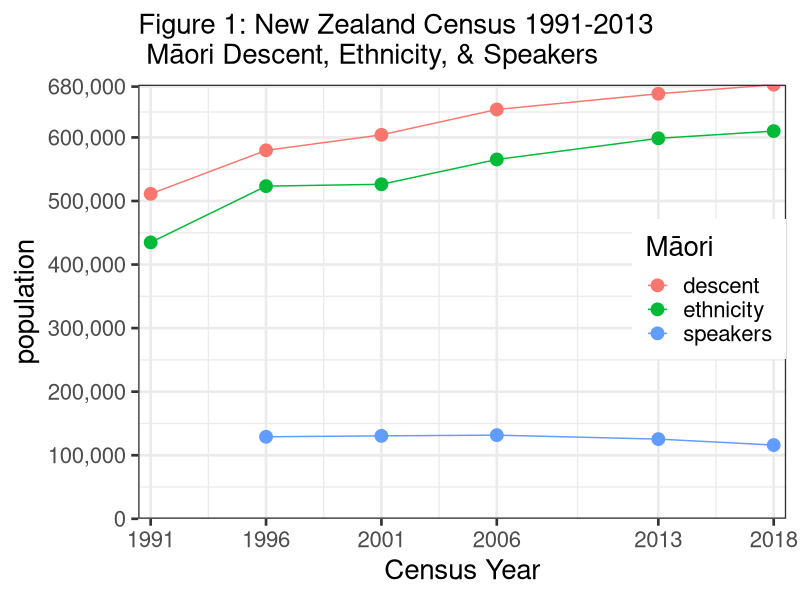
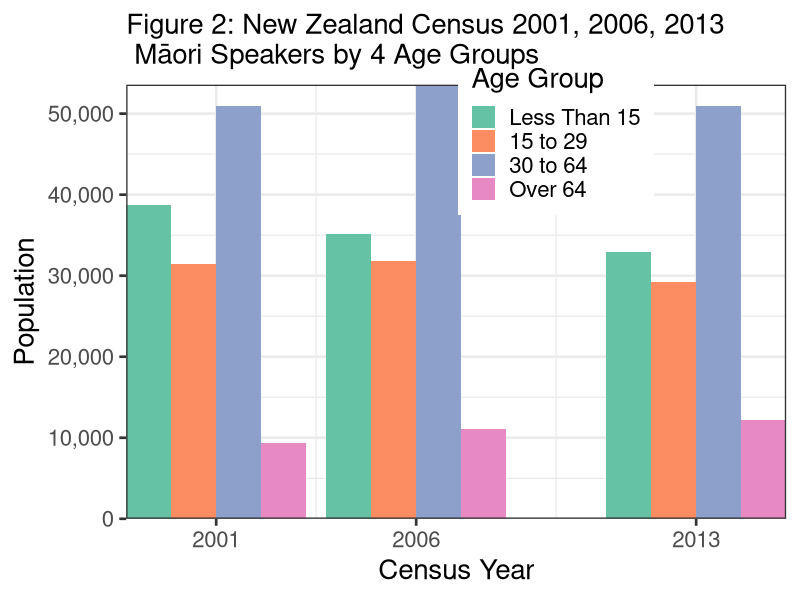
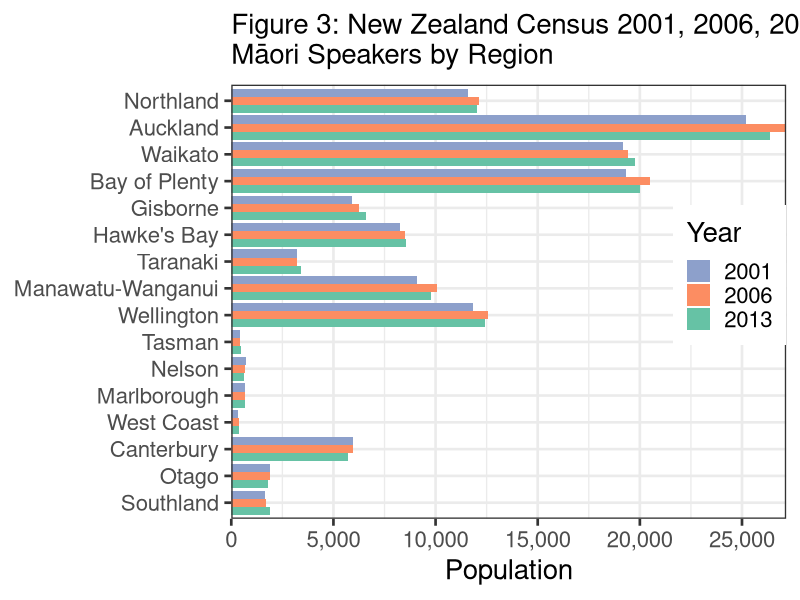
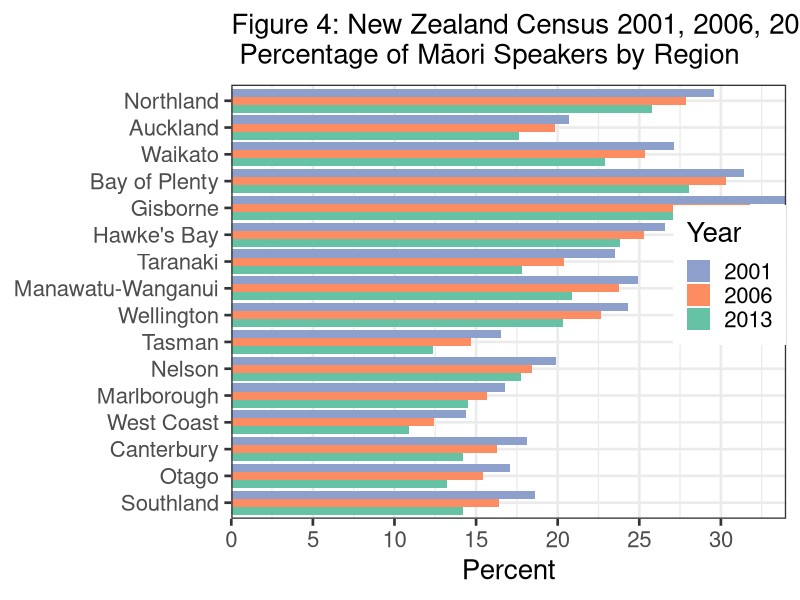
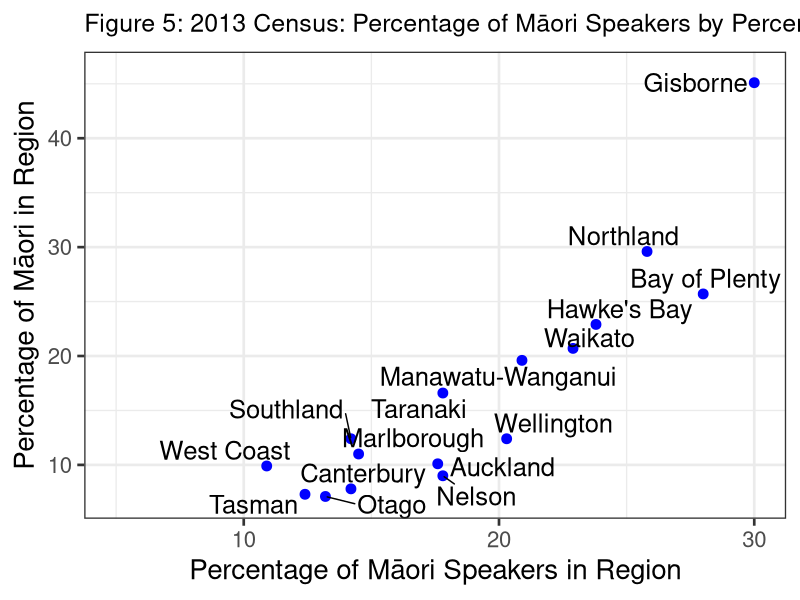
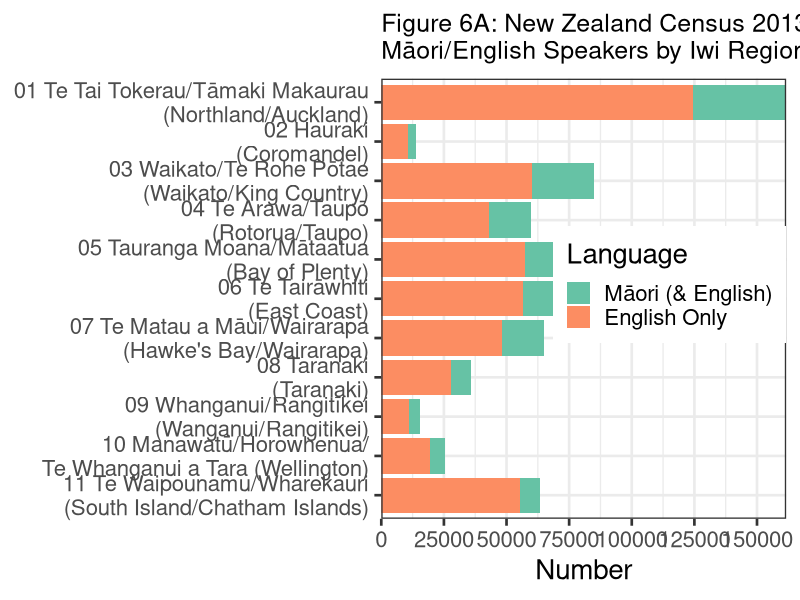
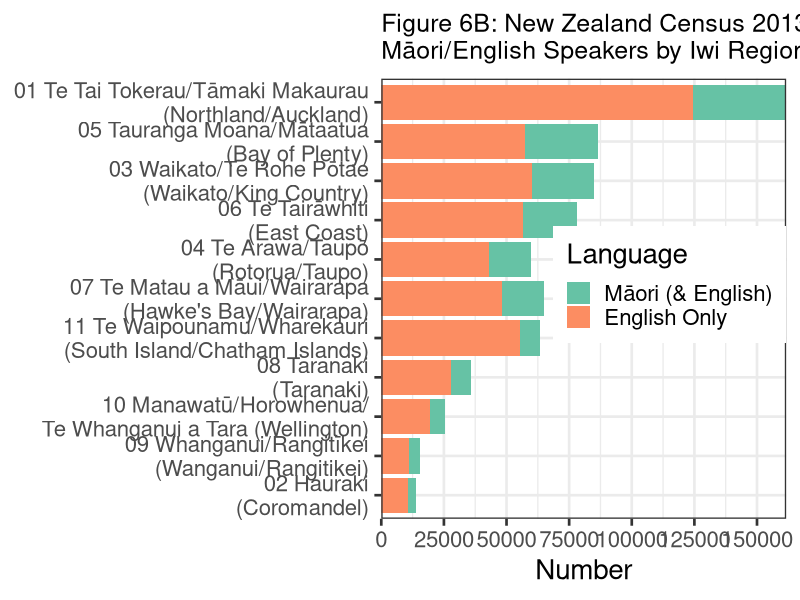
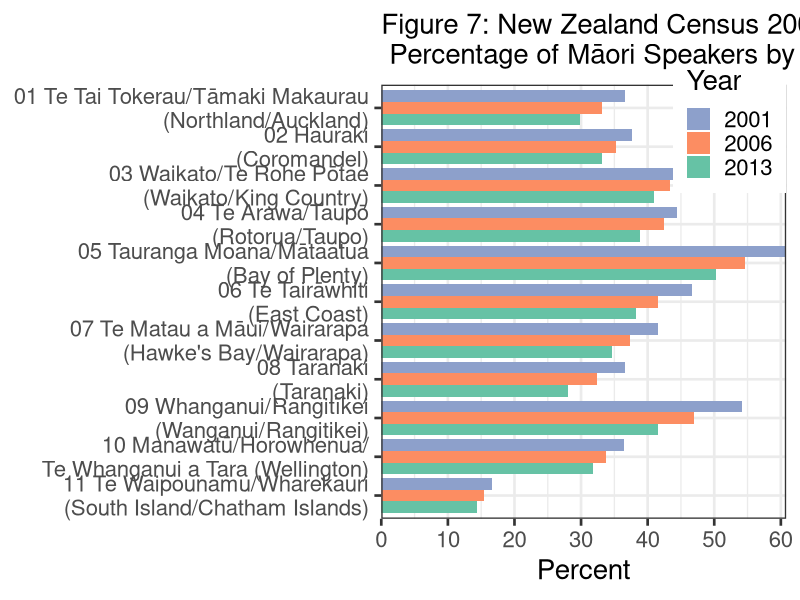

Write the R code that produced these figures, in order.
# start R script
# Maori Language stats from NZ Censuses, Peter J Keegan last updated 23 Jan 2016
# all data created in the script, self contained but not best way to do things.
# Done using R via RStudio in OSX, if using Windows etc. check Unicode OK.
# object names mostly lower case, or sometimes lowerCamelCase
# d.. usually indicates dataframe, plot.. indicates plot object
#
# March 2022 check ggplot2 code, using depre features !
#
library(ggplot2);library(ggrepel)
library(reshape2)
library(scales)
library(readxl)
#
# Section 1 Overview
# Create vectors of NZ Census (Maori) Data, with addition of my 2018 guestimates
#
year <- c(1991, 1996, 2001, 2006, 2013, 2018)
ethnicity <- c(434847, 523371, 526281, 565329, 598605, 610000)
descent <- c(511278, 579714, 604110, 643977, 668724, 683000)
speakers <- c(NA, 129048, 130482, 131613, 125352, 116000) # no lang. qu pre 1996
#
# Combine to R dataframe
#
d001 <- data.frame(year, descent, ethnicity, speakers)
#
rm(descent, ethnicity, speakers, year) # Get rid of redundant vectors
#
# Convert data from wide to long format and stack
#
d001a <- melt(d001, id.vars = "year",
               measure.vars = c("descent", "ethnicity", "speakers"),
              variable.name = "maori",
                 value.name = "population")
#
# plot 1 1st attempt
#
# ggplot(d001a, aes(x = year, y = population, colour = maori, group = maori)) +
# geom_line() + geom_point(size = 4)
#
# plot 1 Final
#
plot01a <- ggplot(d001a, aes(x = year, y = population, colour = maori,
  group = maori)) + labs(colour = "M\u0101ori")
plot01b <- plot01a + ggtitle(paste0("Figure 1: New Zealand Census 1991-2013",
"\n M\u0101ori Descent, Ethnicity, & Speakers"))
plot01c <- plot01b + geom_line() + geom_point(size = 4)
plot01d <- plot01c + scale_y_continuous(labels = comma,
  breaks = c(0, 100000, 200000, 300000, 400000, 500000, 600000, 680000),
  expand = c(0, 0))
plot01e <- plot01d + expand_limits(y = 0, x = 2018) + theme_bw(base_size = 20)
plot01f <- plot01e + scale_x_continuous(name = "Census Year",
  breaks = c(1991, 1996, 2001, 2006, 2013, 2018), expand = c(.02, 0))
plot01g <- plot01f + theme (plot.title = element_text(size = 20))
plot01g + theme(legend.justification=c(1,.1), legend.position=c(1,.4))
#
#
rm(plot01a, plot01b, plot01c, plot01d, plot01e, plot01f)
#
#
# Section 2 Maori Speakers by 4 age groups
#
# Create vectors of NZ Census Data, Maori speakers by age group by year
# (2001, 2006, 2013)
#
year <- c(2001, 2006, 2013)
agelessthan15 <- c(38673, 35151, 32961)
age15to29 <- c(31479, 31860, 29232)
age30to64 <- c(50967, 53574, 50910)
ageover64 <- c(9363, 11031, 12249)
#
# Combine to dataframe
#
d002 <- data.frame(year, agelessthan15, age15to29, age30to64, ageover64)
#
rm(year, agelessthan15, age15to29, age30to64, ageover64) # delete redund vectors
#
# Convert data from wide to long format & stack
#
d002a <- melt(d002, id.vars = "year",
  measure.vars = c("agelessthan15", "age15to29", "age30to64", "ageover64"),
  variable.name = "agegroup",
  value.name = "pop")
#
#
#
# plot 2, 1st attempt
#
# plot02a <- ggplot(d002a, aes(x = year, y = pop, fill = agegroup)) +
# geom_bar(position = "dodge", stat = "identity")
# plot02a + theme_bw(base_size = 20) +
# ggtitle("Census: Maori language speakers by 4 Age Groups")
#
# change plot 2 colours
#
plot02a <- ggplot(d002a, aes(x = year, y = pop, fill = agegroup)) +
  geom_bar(position = "dodge", stat = "identity")
plot02b <- plot02a + scale_fill_brewer(palette = "Set2", name = "Age Group",
  labels = c("Less Than 15", "15 to 29", "30 to 64", "Over 64")) +
  theme_bw(base_size = 20)
plot02c <- plot02b + ggtitle(paste0("Figure 2: New Zealand Census 2001, 2006, ",
"2013 \n M\u0101ori Speakers by 4 Age Groups"))
plot02d <- plot02c + scale_y_continuous(name = "Population", labels = comma,
  breaks = c(0, 10000, 20000, 30000, 40000, 50000, 60000), expand = c(0, 0))
plot02e <- plot02d + scale_x_continuous(name = "Census Year",
  breaks = c(2001, 2006, 2013), expand = c(0, 0))
plot02f <- plot02e + theme (plot.title = element_text(size = 20))
plot02f + theme(legend.justification=c(1,0), legend.position=c(.8,.7))
#
rm(plot02a, plot02b, plot02c, plot02d, plot02e)
#
#
# Section 3
#
# New Zealand Census, No. of Maori language speakers by Regions, 2001 to 2013
#
# Create vectors of Stats Census Regions
#
rorder <- c(1, 2, 3, 4, 5, 6, 7, 8, 9, 10, 11, 12, 13, 14, 15, 16)
#
cregion <- c("Northland", "Auckland", "Waikato", "Bay of Plenty", "Gisborne",
  "Hawke's Bay", "Taranaki", "Manawatu-Wanganui", "Wellington",
  "Tasman", "Nelson", "Marlborough", "West Coast", "Canterbury",
  "Otago", "Southland")
cregionrev <- rev(cregion)
#
#
#
spr2001 <- c(12045, 26373, 19749, 19995, 6591, 8550, 3423, 9795, 12423, 459,
  639, 654, 366, 5712, 1800, 1872)
pop2001 <- c(40734, 127626, 72822, 63654, 19365, 32085, 14559, 39267, 51123,
  2778, 3219, 3894, 2547, 31635, 10545, 10038)
per2001 <- c(29.6, 20.7, 27.1, 31.4, 34, 26.6, 23.5, 24.9, 24.3, 16.5,
  19.9, 16.8, 14.4, 18.1, 17.1, 18.6)
spr2006 <- c(12141, 27162, 19422, 20508, 6276, 8493, 3216, 10047, 12552,
  450, 666, 669, 363, 5979, 1896, 1710)
pop2006 <- c(43530, 137133, 76572, 67662, 19761, 33555, 15798, 42285,
  55437, 3063, 3615, 4275, 2916, 36669, 12273, 10422)
per2006 <- c(27.89, 19.81, 25.36, 30.31, 31.76, 25.31, 20.36, 23.76,
  22.64, 14.69, 18.42, 15.65, 12.45, 16.31, 15.45, 16.41)
spr2013 <- c(11586, 25173, 19176, 19326, 5901, 8256, 3228, 9114, 11841,
  426, 741, 693, 345, 5958, 1902, 1647)
pop2013 <- c(44931, 142770, 83742, 68943, 19683, 34662, 18150, 43599,
  58338, 3441, 4167, 4776, 3171, 41910, 14385, 11607)
per2013 <- c(25.79, 17.63, 22.9, 28.03, 29.98, 23.82, 17.79, 20.9,
  20.3, 12.38, 17.78, 14.51, 10.88, 14.22, 13.22, 14.19)
#
d003 <- data.frame(rorder, cregion, spr2001, pop2001, per2001,
  spr2006, pop2006, per2006, spr2013, pop2013, per2013)
#
rm(rorder, spr2001, pop2001, per2001, spr2006, pop2006,
  per2006, spr2013, pop2013, per2013)
#
d003a <- d003[c(2, 9, 6, 3)]
#
d003b <- melt(d003a, id.vars = "cregion",
    measure.vars = c("spr2001", "spr2006", "spr2013"),
    variable.name = "Year",
    value.name = "Population")
#
# plot 3 1st basic, then improve
#
# ggplot(d003b, aes(x = cregion, y = Population, fill = Year)) +
# geom_bar(position = "dodge", stat = "identity")
#
#
# plot 3 final plot
#
plot03c <- ggplot(d003b, aes(x = cregion, y = Population, fill = Year)) +
  geom_bar(position = "dodge", stat = "identity")
plot03d <- plot03c + coord_flip() + theme_bw(base_size = 20) +
  theme (plot.title = element_text(size=20))
plot03e <- plot03d + scale_fill_brewer(palette = "Set2",
  labels =c("2013", "2006", "2001"))
plot03f <- plot03e + ggtitle(paste0("Figure 3: New Zealand Census 2001, 2006, ",
"2013\nM\u0101ori Speakers by Region"))
plot03g <- plot03f + scale_x_discrete(limits = cregionrev)
plot03f <- plot03g + scale_y_continuous(labels = comma,
  breaks = c(0, 5000, 10000, 15000, 20000, 25000, 30000), expand = c(0, 0))
plot03g <- plot03f + guides(fill = guide_legend(reverse=TRUE)) +
  theme(axis.title.y = element_blank())
plot03g + theme(legend.justification=c(1,0), legend.position=c(1,.4))
#
rm(plot03c, plot03d, plot03e, plot03f)
#
#
# Section 4 #
#
# New Zealand Census % of Maori language speakers by Regions, 2001 to 2013
#
d004a <- d003[c(2, 11, 8, 5)]
#
d004b <- melt(d004a, id.vars = "cregion",
                measure.vars = c("per2013", "per2006", "per2001"),
                variable.name = "Year",
                   value.name = "Percent")
#
#
#names(d004b) <- c("Region", "Year", "Percent")
#
# plot 4, 1st basic then improve
#
# plot4a <- ggplot(d004b, aes(x=Region, y=Percent, fill=Year)) +
# geom_bar(position="dodge", stat="identity")
# plot4a + theme_bw(base_size = 16) +
# ggtitle("Census: % of Maori language speakers by Region") + coord_flip()
#
# plot 4 change plot colours
#
# plot04b <- ggplot(d004b, aes(x=Region, y=Percent, fill=Year)) +
# geom_bar(position="dodge", stat="identity")
# plot04bb <- cplot04b + scale_fill_brewer(palette="Set2") +
# theme_bw(base_size = 16) + coord_flip()
# plot04bb + ggtitle("Census: % Maori language speakers by Region")
#
# plot 4 add region labels
#
# plot04c <- ggplot(d004b, aes(x=Region, y=Percent, fill=Year)) +
# geom_bar(position="dodge", stat="identity")
# plot04d <- plot04c + scale_fill_brewer(palette="Set2") +
# theme_bw(base_size = 16)
# plot04e <- plot04d + ggtitle("Fig. 4: Census: % of Maori speakers by Region")
# plot04e + scale_x_discrete(limits=c("Southland", "Otago", "Canterbury",
# "West Coast", "Marlborough", "Nelson", "Tasman", "Wellington",
# "Manawatu-Wanganui", "Taranaki", "Hawke's Bay", "Gisborne",
# "Bay of Plenty", "Waikato", "Auckland", "Northland")) +
# theme(axis.title.y = element_blank())
#
# plot 4 Final, get legend labels correct and in order
#
plot04h <- ggplot(d004b, aes(x = cregion, y = Percent, fill = Year)) +
  geom_bar(position = "dodge", stat = "identity")
plot04i <- plot04h + scale_fill_brewer(palette = "Set2",
  labels =c("2013", "2006", "2001")) + coord_flip()
plot04j <- plot04i + theme_bw(base_size = 20)
plot04k <- plot04j + ggtitle(paste0("Figure 4: New Zealand Census 2001, 2006, ",
"2013\n Percentage of M\u0101ori Speakers by Region"))
plot04l <- plot04k + scale_x_discrete(limits = cregionrev)
plot04m <- plot04l + theme(axis.title.y = element_blank())
plot04n <- plot04m + scale_y_continuous(breaks = c(0, 5, 10, 15, 20, 25, 30,
  35), expand = c(0, 0))
plot04o <- plot04n + guides(fill = guide_legend(reverse = TRUE))
plot04p <- plot04o + theme (plot.title = element_text(size = 20))
plot04p + theme(legend.justification=c(1,0), legend.position=c(1,.4))
#
rm(plot04h, plot04i, plot04j, plot04k, plot04l, plot04m, plot04n, plot04o)
#
# Section 5
#
# NZ Census Data % of Maori speakers by Regions vs. % of total Regional pop.2013
#
# Create vectors of NZ Census Data for 2013
#
# Region (already created)
#
perSpkr13 <- c(25.8, 17.6, 22.9, 28.0, 30.0, 23.8, 17.8, 20.9, 20.3,
  12.4, 17.8, 14.5, 10.9, 14.2, 13.2, 14.2)
#
perPop13 <- c(29.6, 10.1, 20.7, 25.7, 45.1, 22.9, 16.6, 19.6, 12.4,
  7.3, 9.0, 11.0, 9.9, 7.8, 7.1, 12.4)
#
# Combine to dataframe
#
d005 <- data.frame(cregion, perSpkr13, perPop13)
#
rm(perSpkr13, perPop13)
#
#
#
# plot 5, basic then improve
#
# plot05 <- ggplot(d005, aes(x=perSpkr13, y=perPop13, fill=cregion)) +
# geom_point() + theme_bw(base_size = 16)
# plot05 + ggtitle("2013 Census: % Speakers by % of Region Pop.")
#
# plot 5 - add labels, hide key
#
# plot5a <- ggplot(d005, aes(x=perSpkr13, y=perPop13, fill=cregion)) +
# geom_point() + theme_bw(base_size = 16)
# plot5b <- plot5a + geom_text(aes(label=Region), hjust=1.1, vjust=.5, size=6) +
# xlim(5,40)+ ylim(5,50)
# plot5b + guides(fill=FALSE) +
# ggtitle("2013 Census: Maori % Speakers by % of Region Pop.")
#
# Plot 5, ex final R plot 2015
#
# plot05c <- ggplot(d005, aes(x = perSpkr13, y = perPop13, fill = cregion)) +
#   geom_point(colour = "blue", size = 4)
# plot05d <- plot05c + theme_bw(base_size = 20) + guides(fill=FALSE)
# plot05e <- plot05d + ggtitle(paste0("Figure 5: 2013 Census: % of M\u0101ori ",
# "Speakers by Percentage Region Population"))
# plot05f <- plot05e + theme (plot.title = element_text(size = 18))
# plot05g <- plot05f + geom_text(aes(label = cregion), hjust = 1.1,
#   vjust = .5, size = 6) + xlim(5, 30) + ylim(7, 46)
# plot05g + xlab("Percentage of M\u0101ori Speakers in Region") +
#   ylab("Percentage of M\u0101ori in Region")
#
# rm(plot05c, plot05d, plot05e, plot05f)
#
# Plot 5, Final R plot 2016
# use Geoms from ggrepel to fix overlapping labels
#
plot05cc <- ggplot(d005, aes(x = perSpkr13, y = perPop13, fill = cregion)) +
  geom_point(colour = "blue", size = 3)
plot05cd <- plot05cc + theme_bw(base_size = 20) + guides(fill=FALSE)
plot05ce <- plot05cd + ggtitle(paste0("Figure 5: 2013 Census: Percentage ",
    "of M\u0101ori Speakers by Percentage Region Population"))
plot05cf <- plot05ce + theme (plot.title = element_text(size = 18))
plot05cg <- plot05cf + geom_text_repel(aes(perSpkr13, perPop13, label = cregion),
    size = 6.5, force = 1) + xlim(5, 30) + ylim(7, 46)
plot05cg + xlab("Percentage of M\u0101ori Speakers in Region") +
  ylab("Percentage of M\u0101ori in Region")
#
rm(plot05cc, plot05cd, plot05ce, plot05cf)
#
#
#
# Section 6
#
# Create vectors of NZ Iwi-Region speakers of Maori for 2001, 2006, 2013
#
iwiregion <- c("01 Te Tai Tokerau/Tāmaki Makaurau\n (Northland/Auckland)",
  "02 Hauraki\n (Coromandel)",
  "03 Waikato/Te Rohe Pōtae\n (Waikato/King Country)",
  "04 Te Arawa/Taupō\n (Rotorua/Taupo)",
  "05 Tauranga Moana/Mātaatua\n (Bay of Plenty)",
  "06 Te Tairāwhiti\n (East Coast)",
  "07 Te Matau a Māui/Wairarapa\n (Hawke's Bay/Wairarapa)",
  "08 Taranaki\n (Taranaki)",
  "09 Whanganui/Rangitīkei\n (Wanganui/Rangitikei)",
  "10 Manawatū/Horowhenua/\n Te Whanganui a Tara (Wellington)",
  "11 Te Waipounamu/Wharekauri\n (South Island/Chatham Islands)")
#
iwiregionrev <- rev(iwiregion) # useful for plots
#
#
#
c2001M <- c(36012, 2508, 21954, 15708, 26454, 21429, 15696, 7149, 3990, 4569,
  6468)
c2001E <- c(98220, 6663, 46077, 35322, 43473, 45948, 37812, 19497, 7356,
  12525, 38856)
c2001T <- c(134232, 9171, 68031, 51030, 69927, 67377, 53508, 26646,
  11346, 17094, 45324)
c2001Per <- c(36.6, 37.6, 47.6, 44.4, 60.8, 46.6, 41.5, 36.6, 54.2, 36.4, 16.6)
c2006M <- c(39285, 3363, 22848, 16599, 28935, 23226, 17229, 7869, 4449,
  5295, 7710)
c2006E <- c(118527, 9504, 52665, 39063, 52947, 55809, 45966, 24234,
  9450, 15693, 49881)
c2006T <- c(157812, 12867, 75513, 55662, 81882, 79035, 63195, 32103,
  13899, 20988, 57591)
c2006Per <- c(33.1, 35.3, 43.3, 42.4, 54.6, 41.6, 37.4, 32.4, 47, 33.7, 15.4)
c2013M <- c(37140, 3492, 24666, 16743, 28890, 21588, 16680, 7842,
  4569, 6141, 7944)
c2013E <- c(124503, 10539, 60237, 43062, 57459, 56412, 48132, 27963,
  11001, 19287, 55284)
c2013T <- c(161643, 14031, 84903, 59805, 86349, 78000, 64812, 35805,
  15570, 25428, 63228)
c2013Per <- c(29.8, 33.1, 40.9, 38.8, 50.2, 38.2, 34.6, 28,
  41.5, 31.8, 14.3)
#
# Combine to dataframe
#
d006 <- data.frame(iwiregion, c2001M, c2001E, c2001T, c2001Per, c2006M,
  c2006E, c2006T, c2006Per, c2013M, c2013E, c2013T, c2013Per)
rm(c2001M, c2001E, c2001T, c2001Per, c2006M, c2006E, c2006T,
  c2006Per, c2013M, c2013E, c2013T, c2013Per)
#
d006a <- d006[c(1, 13, 9, 5)]
#
d006b <- melt(d006a, id.vars = "iwiregion")
names(d006b) <- c("iwiregion", "Year", "Percent")
#
d006c <- d006[c(1, 10, 11)]
d006d <- melt(d006c, id.vars = "iwiregion")
names(d006d) <- c("iwiregion", "Language", "Number")
#
# Plot 6
#
#
# plot06a <- ggplot(d006d, aes(x=iwiregion, y=Number, fill=Language)) +
# geom_bar(stat="identity")
# plot06a+ theme_bw(base_size = 18) +
# ggtitle("Maori/English Speakers by Iwi Region") + coord_flip()
#
#
plot06b <- ggplot(d006d, aes(x = iwiregion, y = Number, fill = Language)) +
  geom_bar(stat = "identity")
plot06c <- plot06b + ggtitle(paste0("Figure 6A: New Zealand Census 2013\n",
"M\u0101ori/English Speakers by Iwi Region"))
plot06d <- plot06c + theme_bw(base_size = 20) + coord_flip()
plot06e <- plot06d + theme (plot.title = element_text(size = 18))
plot06f <- plot06e + scale_fill_brewer(palette = "Set2",
  labels = c("M\u0101ori (& English)", "English Only"))
plot06g <- plot06f + scale_x_discrete(limits = iwiregionrev) +
  theme(axis.title.y = element_blank())
plot06h <- plot06g + scale_y_continuous(breaks = c(0, 25000, 50000, 75000,
  100000, 125000, 150000), expand = c(0, 0))
plot06h + theme(legend.justification=c(1,0), legend.position=c(1,.4))
#
rm(plot06b, plot06c, plot06d, plot06e, plot06f, plot06g)
#
# plot 6 reordered
#
plot06p <- ggplot(d006d, aes(x = iwiregion, y = Number, fill = Language)) +
  geom_bar(stat = "identity")
plot06q <- plot06p + ggtitle(paste0("Figure 6B: New Zealand Census 2013 \n",
"M\u0101ori/English Speakers by Iwi Region"))
plot06r <- plot06q + theme_bw(base_size = 20) + coord_flip() +
  theme(axis.title.y = element_blank())
plot06s <- plot06r + theme (plot.title = element_text(size = 18))
plot06t <- plot06s +
  scale_fill_brewer(palette = "Set2",
  labels =c("M\u0101ori (& English)", "English Only"))
plot06u <- plot06t + scale_x_discrete(limits =c("02 Hauraki\n (Coromandel)",
  "09 Whanganui/Rangitīkei\n (Wanganui/Rangitikei)",
  "10 Manawatū/Horowhenua/\n Te Whanganui a Tara (Wellington)",
  "08 Taranaki\n (Taranaki)",
  "11 Te Waipounamu/Wharekauri\n (South Island/Chatham Islands)",
  "07 Te Matau a Māui/Wairarapa\n (Hawke's Bay/Wairarapa)",
  "04 Te Arawa/Taupō\n (Rotorua/Taupo)",
  "06 Te Tairāwhiti\n (East Coast)",
  "03 Waikato/Te Rohe Pōtae\n (Waikato/King Country)",
  "05 Tauranga Moana/Mātaatua\n (Bay of Plenty)",
  "01 Te Tai Tokerau/Tāmaki Makaurau\n (Northland/Auckland)"))
plot06v <- plot06u + scale_y_continuous(breaks = c(0, 25000, 50000, 75000,
  100000, 125000, 150000), expand = c(0, 0))
plot06v + theme(legend.justification=c(1,0), legend.position=c(1,.4))
#
rm(plot06p, plot06q, plot06r, plot06s, plot06t, plot06u)
#
# Section 7
# plot 7
#
# plot07 <- ggplot(d006b, aes(x=IwiRegion, y=Percent, fill=Year)) +
# geom_bar(position="dodge", stat="identity")
# plot07 + theme_bw(base_size = 16) +
# ggtitle("Census: Percentage of Maori language speakers by Iwi Region") +
# coord_flip()
#
plot07a <- ggplot(d006b, aes(x = iwiregion, y = Percent, fill = Year)) +
  geom_bar(position = "dodge", stat = "identity")
plot07b <- plot07a + coord_flip() + theme_bw(base_size = 20)
plot07c <- plot07b +
  scale_fill_brewer(palette = "Set2", labels = c("2013", "2006", "2001"))
plot07d <- plot07c + ggtitle(paste0("Figure 7: New Zealand Census 2001, 2006, ",
"2013\n Percentage of M\u0101ori Speakers by Iwi Region"))
plot07e <- plot07d + theme (plot.title = element_text(size = 20))
plot07f <- plot07e + scale_x_discrete(limits = iwiregionrev)
plot07g <- plot07f + scale_y_continuous(breaks = c(0, 10, 20, 30,
  40, 50, 60), expand = c(0, 0))
plot07h <- plot07g + guides(fill = guide_legend(reverse = TRUE)) +
  theme(axis.title.y = element_blank())
plot07h + theme(legend.justification=c(1,0), legend.position=c(1, .75))
#
rm(plot07a, plot07b, plot07c, plot07d, plot07e, plot07f, plot07g)
#
# Section 8, iwi 10k+, 2013
#
iwi10k <-c("Ngapuhi", "Ngati Porou", "Ngai Tahu / Kai Tahu", "Waikato",
  "Ngati Tuwharetoa", "Ngati Maniapoto", "Tuhoe",
  "Ngati Kahungunu ki Te Wairoa", "Te Arawa",
  "Ngati Kahungunu, region unspecified", "Te Rarawa", "Ngati Awa",
  "Te Atiawa (Taranaki)", "Ngati Raukawa (ki te Tonga)",
  "Ngati Whatua", "Te Whanau-a-Apanui","Ngaiterangi",
  "Whakatohea", "Tainui", "Te Ati Hau Nui-a-Paparangi",
  "Ngati Kahungunu ki Heretaunga", "Ngati Raukawa (Waikato)")
iwi10krev  <- rev(iwi10k)
m2001 <-c(26646, 19431, 5148, 12636, 8958, 8031, 12363, 4332, 5241, 7278,
  4107, 4746, 2070, 3084, 3447, 4353, 3609, 3474, 3786, 3342, 2460, 1497)
e2001 <-c(76005, 41907, 33639, 23118, 20184, 19041, 16923, 10236, 11325,
  17481, 7347, 8247, 7953, 7860, 8580, 5562, 5853, 6438, 8940, 5433,
  4428, 3609)
t2001 <-c(102651, 61338, 38787, 35754, 29142, 27072, 29286, 14568, 16566,
  24759, 11454, 12993, 10023, 10944, 12027, 9915, 9462, 9912, 12726, 8775,
  6888, 5106)
per2001 <-c(26.0, 31.7, 13.3, 35.3, 30.7, 29.7, 42.2, 29.7, 31.6, 29.4,
  35.9, 36.5, 20.7, 28.2, 28.7, 43.9, 38.1, 35.0, 29.8, 38.1, 35.7, 29.3)
m2006 <-c(29733, 21153, 5973, 11412, 10428, 9375, 13344, 5535, 7458, 4977,
  4959, 5133, 2391, 3444, 4194, 4821, 4209, 4014, 4128, 3684, 3084, 2244)
e2006 <-c(92805, 51084, 43110, 22203, 24300, 24291, 19500, 15432, 15978,
  13920, 9960, 10164, 10383, 9786, 10581, 6993, 7986, 8106, 10221, 6807,
  6447, 5862)
t2006 <-c(122538, 72237, 49083, 33615, 34728, 33666, 32844, 20967, 23436,
  18897, 14919, 15297, 12774, 13230, 14775, 11814, 12195, 12120, 14349,
  10491, 9531, 8106)
per2006 <-c(24.3, 29.3, 12.2, 33.9, 30.0, 27.8, 40.6, 26.4, 31.8, 26.3,
  33.2, 33.6, 18.7, 26.0, 28.4, 40.8, 34.5, 33.1, 28.8, 35.1, 32.4, 27.7)
m2013 <-c(28053, 19425, 6270, 12879, 10011, 9429, 13413, 5460, 5670,
  4422, 5064, 5262, 2679, 3678, 3732, 5058, 4347, 3819, 2544, 3738, 3300,
  2763)
e2013 <-c(97302, 51447, 48132, 27252, 25776, 25902, 21522, 15492, 14046,
  14049, 11349, 10884, 12477, 11343, 10995, 7797, 8496, 8334, 9264, 7947,
  7656, 7254)
t2013 <-c(125355, 70872, 54402, 40131, 35787, 35331, 34935, 20952, 19716,
  18471, 16413, 16146, 15156, 15021, 14727, 12855, 12843, 12153, 11808,
  11685, 10956, 10017)
per2013 <-c(22.4, 27.4, 11.5, 32.1, 28.0, 26.7, 38.4, 26.1, 28.8, 23.9,
  30.9, 32.6, 17.7, 24.5, 25.3, 39.3, 33.8, 31.4, 21.5, 32.0, 30.1, 27.6)
#
d008 <- data.frame(iwi10k, m2001, e2001, t2001, per2001, m2006, e2006, t2006,
per2006, m2013, e2013, t2013, per2013)
#
rm(m2001, e2001, t2001, per2001, m2006, e2006, t2006, per2006, m2013,
  e2013, t2013, per2013)
#
d008a <- d008[c(1, 13, 9, 5)]
#
d008b <- melt(d008a, id.vars = "iwi10k")
names(d008b) <- c("iwi10k", "Year", "Percent")
#
d008c <- d008[c(1, 10, 11)]
d008d <- melt(d008c, id.vars = "iwi10k")
names(d008d) <- c("iwi10k", "Language", "Number")
#
# plot08a <- ggplot(d008d, aes(x=Iwi, y=Number, fill=Language)) +
# geom_bar(stat="identity")
# plot08a+ theme_bw(base_size = 18) +
# ggtitle("Maori/English Speakers by Major Iwi") + coord_flip()
#
#
plot08b <- ggplot(d008d, aes(x = iwi10k, y = Number, fill = Language)) +
  geom_bar(stat = "identity")
plot08c <- plot08b + ggtitle(paste0("Figure 8: New Zealand Census 2013\n",
"M\u0101ori/English Speakers by Major Iwi"))
plot08d <- plot08c + theme_bw(base_size = 20) + coord_flip()
plot08e <- plot08d + theme (plot.title = element_text(size=20))
plot08f <- plot08e+ theme(axis.title.y = element_blank())
plot08g <- plot08f + scale_fill_brewer(palette = "Set2",
  labels = c("M\u0101ori (& English)", "English Only"))
plot08h <- plot08g + scale_x_discrete(limits = iwi10krev)
plot08i <- plot08h + scale_y_continuous(breaks = c(0, 20000, 40000, 60000,
  80000, 100000, 120000), expand = c(0, 0))
plot08i + theme(legend.justification=c(1,0), legend.position=c(1,.4))
#
rm(plot08b, plot08c, plot08d, plot08e, plot08f, plot08g, plot08h)
#
#
plot08m <- ggplot(d008b, aes(x = iwi10k, y = Percent, fill = Year)) +
  geom_bar(position = "dodge", stat = "identity")
plot08n <- plot08m + coord_flip() + theme_bw(base_size = 20)
plot08o <- plot08n + scale_fill_brewer(palette = "Set2",
  labels = c("2013", "2006", "2001"))
plot08p <- plot08o + ggtitle(paste0("Figure 9: New Zealand Census 2001, 2006, ",
"2013\n Percentage of M\u0101ori Speakers by Major Iwi"))
plot08q <- plot08p + theme (plot.title = element_text(size=20))
plot08r <- plot08q + scale_x_discrete(limits = iwi10krev)
plot08s <- plot08r + scale_y_continuous(breaks = c(0, 10, 20, 30,
  40), expand = c(0, 0))
plot08t <- plot08s + guides(fill = guide_legend(reverse = TRUE)) +
  theme(axis.title.y = element_blank())
plot08t + theme(legend.justification=c(1,0), legend.position=c(1,.4))
#
rm(plot08m, plot08n, plot08o, plot08p, plot08q, plot08r, plot08s)
#
#
# Te Kupenga Data
#
# Figure 10
#
d010a <- read_excel("kupe-iwid1a.xls", sheet = 1) # columns set for stacks
str(d010a)
d010b <- d010a
#
d010c <- melt(d010b, id.vars = "iwi")
names(d010c) <- c("iwi", "Proficiency", "Percent")
str(d010c)
#
levels(d010c$Proficiency)
#
# either order factor Proficency for plotting or change column positions
#
# d010d <- d010c
# d010d$Proficiency <- factor(d010d$Proficiency, levels =c("epervewe",
#  "dperwell", "cperfw", "bpernot", "apernom"))
#
d010c$iwi <- factor(d010c$iwi, levels =c("Ngaitahu", "Tuwharetoa",
 "Maniapoto", "Ngapuhi","Ngati Porou", "Te Arawa", "Waikato",
 "Kahungunu (Wairoa)", "Tuhoe", "All"))
levels(d010c$iwi)
#
# theme(axis.text.x = element_text(angle = 60, hjust = 1)) +
#
#
# plot below no longer works, probably ggplot change ! NEED TO FIX
#
ggplot(d010c, aes(x=iwi, y = Percent, fill = Proficiency)) + coord_flip() +
  geom_bar(stat = "identity") + theme_bw(base_size = 18) +
  scale_y_discrete(breaks = c(0, 10, 20, 30, 40, 50, 60, 70, 80, 90, 100),
  expand = c(0, 0)) + scale_fill_brewer(palette = "Blues", direction = -1,
  labels =c("very well", "well", "fairly well", "not very well", "few words"),
  name = "Te Reo M\u0101ori\n Proficiency") +
  ggtitle(paste0("Figure 10: Te Kupenga 2013, M\u0101ori Speaker",
  " Oral Proficiency by Major Iwi"))
#
#
#
# end of R script
